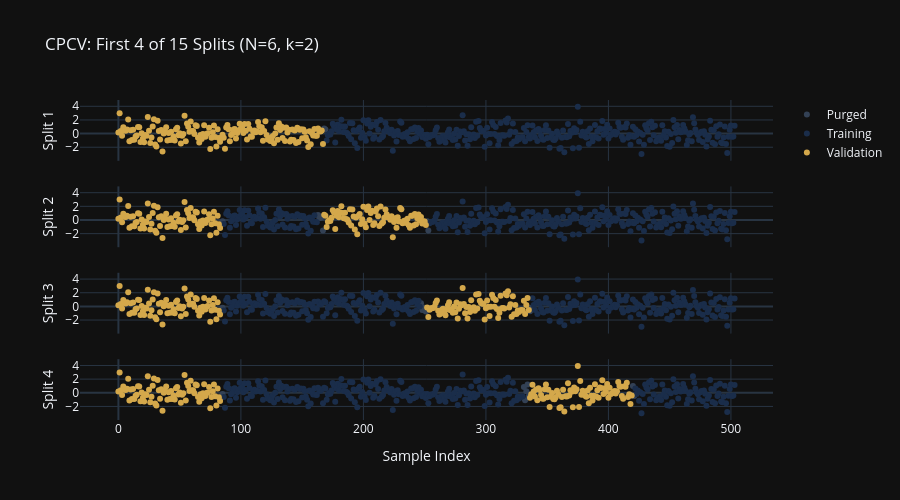

Source (notebook cell):
### Code cell
# Visualize first 4 splits
set_global_seeds(SEED)
X_viz = np.random.randn(N_VIZ, 5)
y_viz = np.random.randn(N_VIZ)

cv_cpcv = CombinatorialCV(n_groups=6, n_test_groups=2, label_horizon=5, embargo_size=2)
splits_cpcv = list(cv_cpcv.split(X_viz))

fig = make_subplots(rows=4, cols=1, shared_xaxes=True, vertical_spacing=0.08)

for split_idx in range(min(4, len(splits_cpcv))):
    train_idx, val_idx = splits_cpcv[split_idx]
    split_type = np.zeros(N_VIZ)
    split_type[train_idx] = 1
    split_type[val_idx] = 2

    for stype, (color, label) in enumerate(
        [
            (COLORS["neutral"], "Purged"),
            (COLORS["slate"], "Training"),
            (COLORS["amber"], "Validation"),
        ]
    ):
        mask = split_type == stype
        if np.any(mask):
            fig.add_trace(
                go.Scatter(
                    x=np.arange(N_VIZ)[mask],
                    y=y_viz[mask],
                    mode="markers",
                    marker=dict(color=color, size=6),
                    name=label if split_idx == 0 else None,
                    showlegend=(split_idx == 0),
                ),
                row=split_idx + 1,
                col=1,
            )
    fig.update_yaxes(title_text=f"Split {split_idx + 1}", row=split_idx + 1, col=1)

fig.update_layout(
    title=f"CPCV: First 4 of {n_splits} Splits (N={N}, k={K})",
    height=500,
    width=900,
    showlegend=True,
    margin=dict(l=80),
)
fig.update_xaxes(title_text="Sample Index", row=4, col=1)
fig.update_yaxes(title_standoff=8)
fig.show()

### Figure 1 — Plotly figure (JSON) as saved in the notebook; plotly's stock layout.template omitted (floating-point values rounded to 4 significant figures; data arrays with more than 128 entries replaced by an {"elided": "..."} marker saying what was removed)
{"data": [{"marker": {"color": "#334155", "size": 6}, "mode": "markers", "name": "Purged", "showlegend": true, "x": [168, 169], "y": [0.7568, 0.6125], "type": "scatter", "xaxis": "x", "yaxis": "y"}, {"marker": {"color": "#1a2d4a", "size": 6}, "mode": "markers", "name": "Training", "showlegend": true, "x": {"elided": "334 int values"}, "y": {"elided": "334 float values"}, "type": "scatter", "xaxis": "x", "yaxis": "y"}, {"marker": {"color": "#D4A84B", "size": 6}, "mode": "markers", "name": "Validation", "showlegend": true, "x": {"elided": "168 int values"}, "y": {"elided": "168 float values"}, "type": "scatter", "xaxis": "x", "yaxis": "y"}, {"marker": {"color": "#334155", "size": 6}, "mode": "markers", "showlegend": false, "x": [84, 85, 163, 164, 165, 166, 167, 252, 253], "y": [-0.6243, -0.1845, 0.7319, 0.3351, 0.3162, 0.4693, -1.536, -0.1768, -1.549], "type": "scatter", "xaxis": "x2", "yaxis": "y2"}, {"marker": {"color": "#1a2d4a", "size": 6}, "mode": "markers", "showlegend": false, "x": {"elided": "327 int values"}, "y": {"elided": "327 float values"}, "type": "scatter", "xaxis": "x2", "yaxis": "y2"}, {"marker": {"color": "#D4A84B", "size": 6}, "mode": "markers", "showlegend": false, "x": {"elided": "168 int values"}, "y": {"elided": "168 float values"}, "type": "scatter", "xaxis": "x2", "yaxis": "y2"}, {"marker": {"color": "#334155", "size": 6}, "mode": "markers", "showlegend": false, "x": [84, 85, 247, 248, 249, 250, 251, 336, 337], "y": [-0.6243, -0.1845, 0.4547, -0.5164, -0.1965, -0.2059, -0.7466, -0.7179, -0.2305], "type": "scatter", "xaxis": "x3", "yaxis": "y3"}, {"marker": {"color": "#1a2d4a", "size": 6}, "mode": "markers", "showlegend": false, "x": {"elided": "327 int values"}, "y": {"elided": "327 float values"}, "type": "scatter", "xaxis": "x3", "yaxis": "y3"}, {"marker": {"color": "#D4A84B", "size": 6}, "mode": "markers", "showlegend": false, "x": {"elided": "168 int values"}, "y": {"elided": "168 float values"}, "type": "scatter", "xaxis": "x3", "yaxis": "y3"}, {"marker": {"color": "#334155", "size": 6}, "mode": "markers", "showlegend": false, "x": [84, 85, 331, 332, 333, 334, 335, 420, 421], "y": [-0.6243, -0.1845, 0.8333, -1.105, 0.2205, 1.218, -0.5132, 0.9966, -0.4665], "type": "scatter", "xaxis": "x4", "yaxis": "y4"}, {"marker": {"color": "#1a2d4a", "size": 6}, "mode": "markers", "showlegend": false, "x": {"elided": "327 int values"}, "y": {"elided": "327 float values"}, "type": "scatter", "xaxis": "x4", "yaxis": "y4"}, {"marker": {"color": "#D4A84B", "size": 6}, "mode": "markers", "showlegend": false, "x": {"elided": "168 int values"}, "y": {"elided": "168 float values"}, "type": "scatter", "xaxis": "x4", "yaxis": "y4"}], "layout": {"xaxis": {"anchor": "y", "domain": [0.0, 1.0], "matches": "x4", "showticklabels": false}, "yaxis": {"anchor": "x", "domain": [0.81, 1.0], "title": {"text": "Split 1", "standoff": 8}}, "xaxis2": {"anchor": "y2", "domain": [0.0, 1.0], "matches": "x4", "showticklabels": false}, "yaxis2": {"anchor": "x2", "domain": [0.54, 0.73], "title": {"text": "Split 2", "standoff": 8}}, "xaxis3": {"anchor": "y3", "domain": [0.0, 1.0], "matches": "x4", "showticklabels": false}, "yaxis3": {"anchor": "x3", "domain": [0.27, 0.46], "title": {"text": "Split 3", "standoff": 8}}, "xaxis4": {"anchor": "y4", "domain": [0.0, 1.0], "title": {"text": "Sample Index"}}, "yaxis4": {"anchor": "x4", "domain": [0.0, 0.19], "title": {"text": "Split 4", "standoff": 8}}, "margin": {"l": 80}, "title": {"text": "CPCV: First 4 of 15 Splits (N=6, k=2)"}, "height": 500, "width": 900, "showlegend": true}}
